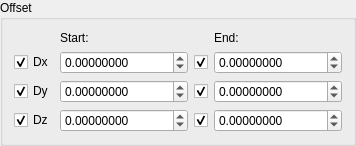
        <widget class="QGroupBox" name="groupBox_5">
         <property name="title">
          <string>Offset</string>
         </property>
         <layout class="QGridLayout" name="gridLayout_6">
          <item row="0" column="1">
           <widget class="QLabel" name="label_4">
            <property name="text">
             <string>Start:</string>
            </property>
            <property name="objectProperty" stdset="0">
             <string/>
            </property>
            <property name="widgetAction" stdset="0">
             <string/>
            </property>
           </widget>
          </item>
          <item row="0" column="3">
           <widget class="QLabel" name="label_5">
            <property name="text">
             <string>End:</string>
            </property>
            <property name="objectProperty" stdset="0">
             <string/>
            </property>
            <property name="widgetAction" stdset="0">
             <string/>
            </property>
           </widget>
          </item>
          <item row="1" column="0">
           <widget class="QCheckBox" name="checkBoxToggleStartDx">
            <property name="text">
             <string>Dx</string>
            </property>
            <property name="checked">
             <bool>true</bool>
            </property>
            <property name="objectProperty" stdset="0">
             <string notr="true">StartDx</string>
            </property>
            <property name="widgetAction" stdset="0">
             <string notr="true">toggleModifyProperty</string>
            </property>
           </widget>
          </item>
          <item row="1" column="1">
           <widget class="QDoubleSpinBox" name="doubleSpinBoxStartDx">
            <property name="sizePolicy">
             <sizepolicy hsizetype="Minimum" vsizetype="Fixed">
              <horstretch>1</horstretch>
              <verstretch>0</verstretch>
             </sizepolicy>
            </property>
            <property name="decimals">
             <number>8</number>
            </property>
            <property name="minimum">
             <double>-100000000000.000000000000000</double>
            </property>
            <property name="maximum">
             <double>100000000000.000000000000000</double>
            </property>
            <property name="objectProperty" stdset="0">
             <string notr="true">StartDx</string>
            </property>
            <property name="widgetAction" stdset="0">
             <string notr="true"/>
            </property>
           </widget>
          </item>
          <item row="1" column="2">
           <widget class="QCheckBox" name="checkBoxToggleEndDx">
            <property name="text">
             <string/>
            </property>
            <property name="checked">
             <bool>true</bool>
            </property>
            <property name="objectProperty" stdset="0">
             <string notr="true">EndDx</string>
            </property>
            <property name="widgetAction" stdset="0">
             <string notr="true">toggleModifyProperty</string>
            </property>
           </widget>
          </item>
          <item row="1" column="3">
           <widget class="QDoubleSpinBox" name="doubleSpinBoxEndDx">
            <property name="decimals">
             <number>8</number>
            </property>
            <property name="minimum">
             <double>-100000000000.000000000000000</double>
            </property>
            <property name="maximum">
             <double>100000000000.000000000000000</double>
            </property>
            <property name="objectProperty" stdset="0">
             <string notr="true">EndDx</string>
            </property>
            <property name="widgetAction" stdset="0">
             <string notr="true"/>
            </property>
           </widget>
          </item>
          <item row="2" column="0">
           <widget class="QCheckBox" name="checkBoxToggleStartDy">
            <property name="text">
             <string>Dy</string>
            </property>
            <property name="checked">
             <bool>true</bool>
            </property>
            <property name="objectProperty" stdset="0">
             <string notr="true">StartDy</string>
            </property>
            <property name="widgetAction" stdset="0">
             <string notr="true">toggleModifyProperty</string>
            </property>
           </widget>
          </item>
          <item row="2" column="1">
           <widget class="QDoubleSpinBox" name="doubleSpinBoxStartDy">
            <property name="decimals">
             <number>8</number>
            </property>
            <property name="minimum">
             <double>-100000000000.000000000000000</double>
            </property>
            <property name="maximum">
             <double>100000000000.000000000000000</double>
            </property>
            <property name="objectProperty" stdset="0">
             <string notr="true">StartDy</string>
            </property>
            <property name="widgetAction" stdset="0">
             <string notr="true"/>
            </property>
           </widget>
          </item>
          <item row="2" column="2">
           <widget class="QCheckBox" name="checkBoxToggleEndDy">
            <property name="text">
             <string/>
            </property>
            <property name="checked">
             <bool>true</bool>
            </property>
            <property name="objectProperty" stdset="0">
             <string notr="true">EndDy</string>
            </property>
            <property name="widgetAction" stdset="0">
             <string notr="true">toggleModifyProperty</string>
            </property>
           </widget>
          </item>
          <item row="2" column="3">
           <widget class="QDoubleSpinBox" name="doubleSpinBoxEndDy">
            <property name="decimals">
             <number>8</number>
            </property>
            <property name="minimum">
             <double>-100000000000.000000000000000</double>
            </property>
            <property name="maximum">
             <double>100000000000.000000000000000</double>
            </property>
            <property name="objectProperty" stdset="0">
             <string notr="true">EndDy</string>
            </property>
            <property name="widgetAction" stdset="0">
             <string notr="true"/>
            </property>
           </widget>
          </item>
          <item row="3" column="0">
           <widget class="QCheckBox" name="checkBoxToggleStartDz">
            <property name="text">
             <string>Dz</string>
            </property>
            <property name="checked">
             <bool>true</bool>
            </property>
            <property name="objectProperty" stdset="0">
             <string notr="true">StartDz</string>
            </property>
            <property name="widgetAction" stdset="0">
             <string notr="true">toggleModifyProperty</string>
            </property>
           </widget>
          </item>
          <item row="3" column="1">
           <widget class="QDoubleSpinBox" name="doubleSpinBoxStartDz">
            <property name="decimals">
             <number>8</number>
            </property>
            <property name="minimum">
             <double>-100000000000.000000000000000</double>
            </property>
            <property name="maximum">
             <double>100000000000.000000000000000</double>
            </property>
            <property name="objectProperty" stdset="0">
             <string notr="true">StartDz</string>
            </property>
            <property name="widgetAction" stdset="0">
             <string notr="true"/>
            </property>
           </widget>
          </item>
          <item row="3" column="2">
           <widget class="QCheckBox" name="checkBoxToggleEndDz">
            <property name="text">
             <string/>
            </property>
            <property name="checked">
             <bool>true</bool>
            </property>
            <property name="objectProperty" stdset="0">
             <string notr="true">EndDz</string>
            </property>
            <property name="widgetAction" stdset="0">
             <string notr="true">toggleModifyProperty</string>
            </property>
           </widget>
          </item>
          <item row="3" column="3">
           <widget class="QDoubleSpinBox" name="doubleSpinBoxEndDz">
            <property name="decimals">
             <number>8</number>
            </property>
            <property name="minimum">
             <double>-100000000000.000000000000000</double>
            </property>
            <property name="maximum">
             <double>100000000000.000000000000000</double>
            </property>
            <property name="objectProperty" stdset="0">
             <string notr="true">EndDz</string>
            </property>
            <property name="widgetAction" stdset="0">
             <string notr="true"/>
            </property>
           </widget>
          </item>
         </layout>
        </widget>
